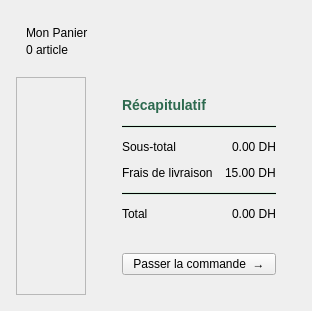
      <widget class="QWidget" name="pagePanier">
       <layout class="QVBoxLayout" name="panierMainLayout">
        <property name="spacing">
         <number>10</number>
        </property>
        <property name="leftMargin">
         <number>16</number>
        </property>
        <property name="topMargin">
         <number>16</number>
        </property>
        <property name="rightMargin">
         <number>16</number>
        </property>
        <property name="bottomMargin">
         <number>16</number>
        </property>
        <item>
         <widget class="QFrame" name="headerPanier">
          <layout class="QHBoxLayout">
           <property name="leftMargin">
            <number>10</number>
           </property>
           <property name="topMargin">
            <number>10</number>
           </property>
           <property name="rightMargin">
            <number>10</number>
           </property>
           <property name="bottomMargin">
            <number>10</number>
           </property>
           <item>
            <layout class="QVBoxLayout">
             <property name="spacing">
              <number>3</number>
             </property>
             <item>
              <widget class="QLabel" name="lblTitrePanier">
               <property name="text">
                <string>Mon Panier</string>
               </property>
              </widget>
             </item>
             <item>
              <widget class="QLabel" name="lblNbArticles">
               <property name="text">
                <string>0 article</string>
               </property>
              </widget>
             </item>
            </layout>
           </item>
           <item>
            <spacer>
             <property name="orientation">
              <enum>Qt::Orientation::Horizontal</enum>
             </property>
             <property name="sizeHint" stdset="0">
              <size>
               <width>0</width>
               <height>0</height>
              </size>
             </property>
            </spacer>
           </item>
          </layout>
         </widget>
        </item>
        <item>
         <layout class="QHBoxLayout">
          <property name="spacing">
           <number>16</number>
          </property>
          <item>
           <widget class="QScrollArea" name="scrollPanier">
            <property name="horizontalScrollBarPolicy">
             <enum>Qt::ScrollBarPolicy::ScrollBarAlwaysOff</enum>
            </property>
            <property name="widgetResizable">
             <bool>true</bool>
            </property>
            <widget class="QWidget" name="scrollContentPanier">
             <property name="geometry">
              <rect>
               <x>0</x>
               <y>0</y>
               <width>496</width>
               <height>631</height>
              </rect>
             </property>
             <layout class="QVBoxLayout" name="layoutArticlesPanier">
              <property name="spacing">
               <number>12</number>
              </property>
              <property name="leftMargin">
               <number>4</number>
              </property>
              <property name="topMargin">
               <number>4</number>
              </property>
              <property name="rightMargin">
               <number>4</number>
              </property>
              <property name="bottomMargin">
               <number>4</number>
              </property>
             </layout>
            </widget>
           </widget>
          </item>
          <item>
           <widget class="QFrame" name="frameTotal">
            <layout class="QVBoxLayout">
             <property name="spacing">
              <number>12</number>
             </property>
             <property name="leftMargin">
              <number>20</number>
             </property>
             <property name="topMargin">
              <number>20</number>
             </property>
             <property name="rightMargin">
              <number>20</number>
             </property>
             <property name="bottomMargin">
              <number>20</number>
             </property>
             <item>
              <widget class="QLabel" name="label">
               <property name="styleSheet">
                <string>font-size:14px;font-weight:bold;color:#2D6A4F;</string>
               </property>
               <property name="text">
                <string>Récapitulatif</string>
               </property>
              </widget>
             </item>
             <item>
              <widget class="QFrame" name="frame">
               <property name="styleSheet">
                <string>background:#D8EDDF;max-height:1px;</string>
               </property>
               <property name="frameShape">
                <enum>QFrame::Shape::HLine</enum>
               </property>
              </widget>
             </item>
             <item>
              <layout class="QHBoxLayout">
               <item>
                <widget class="QLabel" name="lblLabelSousTotal">
                 <property name="text">
                  <string>Sous-total</string>
                 </property>
                </widget>
               </item>
               <item>
                <spacer>
                 <property name="orientation">
                  <enum>Qt::Orientation::Horizontal</enum>
                 </property>
                 <property name="sizeHint" stdset="0">
                  <size>
                   <width>0</width>
                   <height>0</height>
                  </size>
                 </property>
                </spacer>
               </item>
               <item>
                <widget class="QLabel" name="lblSousTotal">
                 <property name="text">
                  <string>0.00 DH</string>
                 </property>
                </widget>
               </item>
              </layout>
             </item>
             <item>
              <layout class="QHBoxLayout">
               <item>
                <widget class="QLabel" name="lblLabelLivraison">
                 <property name="text">
                  <string>Frais de livraison</string>
                 </property>
                </widget>
               </item>
               <item>
                <spacer>
                 <property name="orientation">
                  <enum>Qt::Orientation::Horizontal</enum>
                 </property>
                 <property name="sizeHint" stdset="0">
                  <size>
                   <width>0</width>
                   <height>0</height>
                  </size>
                 </property>
                </spacer>
               </item>
               <item>
                <widget class="QLabel" name="lblFraisLivraison">
                 <property name="text">
                  <string>15.00 DH</string>
                 </property>
                </widget>
               </item>
              </layout>
             </item>
             <item>
              <widget class="QFrame" name="frame">
               <property name="styleSheet">
                <string>background:#D8EDDF;max-height:1px;</string>
               </property>
               <property name="frameShape">
                <enum>QFrame::Shape::HLine</enum>
               </property>
              </widget>
             </item>
             <item>
              <layout class="QHBoxLayout">
               <item>
                <widget class="QLabel" name="lblLabelTotal">
                 <property name="text">
                  <string>Total</string>
                 </property>
                </widget>
               </item>
               <item>
                <spacer>
                 <property name="orientation">
                  <enum>Qt::Orientation::Horizontal</enum>
                 </property>
                 <property name="sizeHint" stdset="0">
                  <size>
                   <width>0</width>
                   <height>0</height>
                  </size>
                 </property>
                </spacer>
               </item>
               <item>
                <widget class="QLabel" name="lblTotal">
                 <property name="text">
                  <string>0.00 DH</string>
                 </property>
                </widget>
               </item>
              </layout>
             </item>
             <item>
              <spacer>
               <property name="orientation">
                <enum>Qt::Orientation::Vertical</enum>
               </property>
               <property name="sizeHint" stdset="0">
                <size>
                 <width>20</width>
                 <height>20</height>
                </size>
               </property>
              </spacer>
             </item>
             <item>
              <widget class="QPushButton" name="btnPasserCommande">
               <property name="cursor">
                <cursorShape>PointingHandCursor</cursorShape>
               </property>
               <property name="text">
                <string>Passer la commande  →</string>
               </property>
              </widget>
             </item>
            </layout>
           </widget>
          </item>
         </layout>
        </item>
       </layout>
      </widget>
